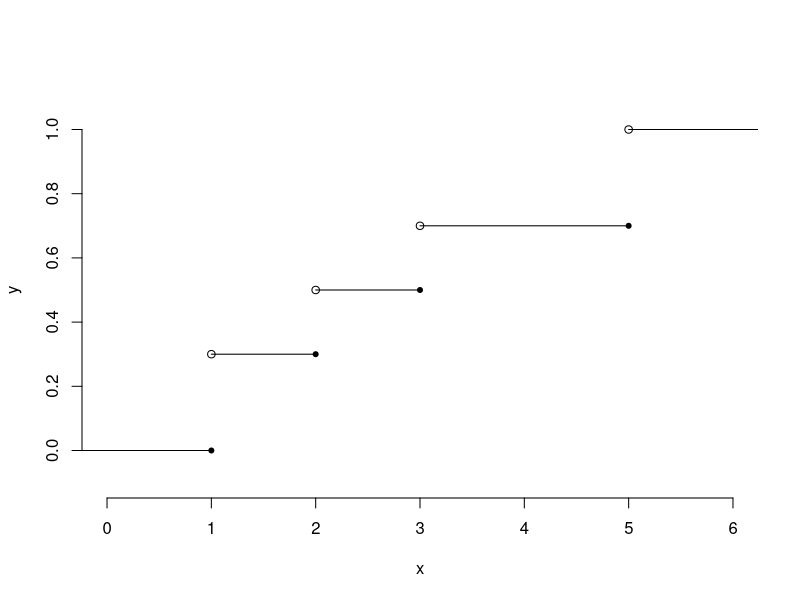

This chart was generated by the following R code:
## ---- chunk 1

df <- data.frame(S1 = c(-1, 1, 1, 2, 2, 3, 3, 5, 5, 7), a1 = c(0, 0, 0.3, 0.3, 0.5, 0.5, 0.7, 0.7, 1, 1))

plot(df[2*(1:5) - 1,], xlim = c(-0, 6), ylim = c(-0.1, 1.1), axes = FALSE, ylab = "y", xlab = "x")
points(df[2*(1:5),], pch = 20)
lines(df[1:2,])
lines(df[3:4,])
lines(df[5:6,])
lines(df[7:8,])
lines(df[9:10,])
axis(1)
axis(2)
